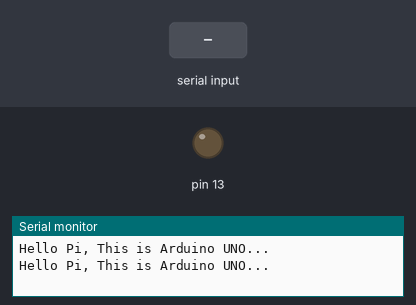
Bench run of a sketch on a simulated Arduino Uno, built with avr-gcc and run on an emulated ATmega328P. On the bench: output pins drawn as LEDs (lit = HIGH), the last lines printed to the serial monitor. Dashed ring = blinking. Inputs (shaded band) come from the test bench.

Above: at 1.2 s.
1.3 s: "1\n" received over Serial
At 2.6 s:
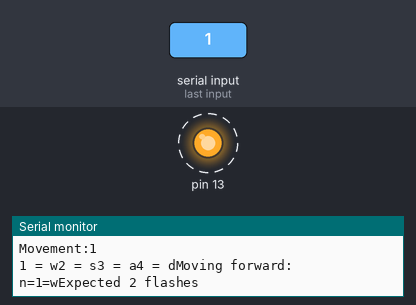
4.3 s: "2\n" received over Serial
At 10.9 s:
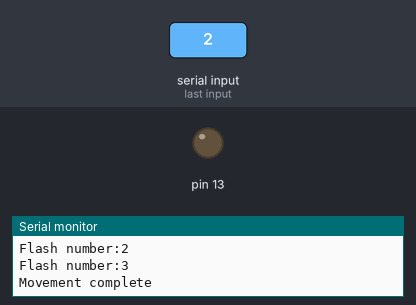
Timing chart, 0 to 12.4 s (numbered marks = the images above; inputs shaded):
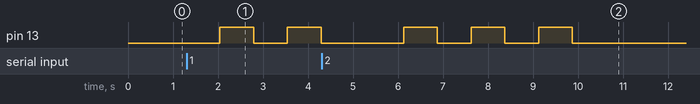

The sketch:

sketch_movementdirection.ino
```cpp
void setup() {
  // put your setup code here, to run once:
  Serial.begin(9600);
  // Defines the port 13 (orange led) as output
  pinMode(13,OUTPUT);
}

void loop() {
  // put your main code here, to run repeatedly:
  Serial.println("Hello Pi, This is Arduino UNO... ");
  if(Serial.available()){
    flash(Serial.parseInt());
    Serial.flush();
    }
    delay(1000);
}

void flash(int n){
  Serial.print("Movement:");
  Serial.println(n);

  Serial.print("1 = w");
  Serial.print("2 = s");
  Serial.print("3 = a");
  Serial.print("4 = d");

  switch (n) {
  case 1:
    Serial.print("Moving forward: n=1=w");
    Serial.print("Expected 2 flashes");
    for (int i=0 ; i<2 ; i++){
    digitalWrite(13,HIGH);
    delay(750);
    digitalWrite(13,LOW);
    delay(750);
    Serial.print("Flash number:");
    Serial.println(i+1);
    }
    break;
  case 2:
    Serial.print("Moving backwards: n=2=s");
    Serial.print("Expected 3 flashes");
    for (int i=0 ; i<3 ; i++){
    digitalWrite(13,HIGH);
    delay(750);
    digitalWrite(13,LOW);
    delay(750);
    Serial.print("Flash number:");
    Serial.println(i+1);
    }
    break;
  case 3:
    Serial.print("Moving left: n=3=a");
    Serial.print("Expected 5 fast flashes");
    for (int i=0 ; i<5 ; i++){
    digitalWrite(13,HIGH);
    delay(100);
    digitalWrite(13,LOW);
    delay(100);
    Serial.print("Flash number:");
    Serial.println(i+1);
    }

    break;

  case 4:
    Serial.print("Moving right: n=4=d");
    Serial.print("Expected 5 slow flashes");
    for (int i=0 ; i<5 ; i++){
    digitalWrite(13,HIGH);
    delay(750);
    digitalWrite(13,LOW);
    delay(750);
    Serial.print("Flash number:");
    Serial.println(i+1);
    }

  }
  Serial.println("Movement complete");
  }
```

Measured:
- after the input at 1.3 s, pin 13: alternates HIGH for 0.75 s and LOW for 0.75 s, starting after 0.74 s
- after the input at 4.3 s, pin 13: alternates HIGH for 0.75 s and LOW for 0.75 s, 6 changes in all, then stays LOW, starting after 1.8 s
